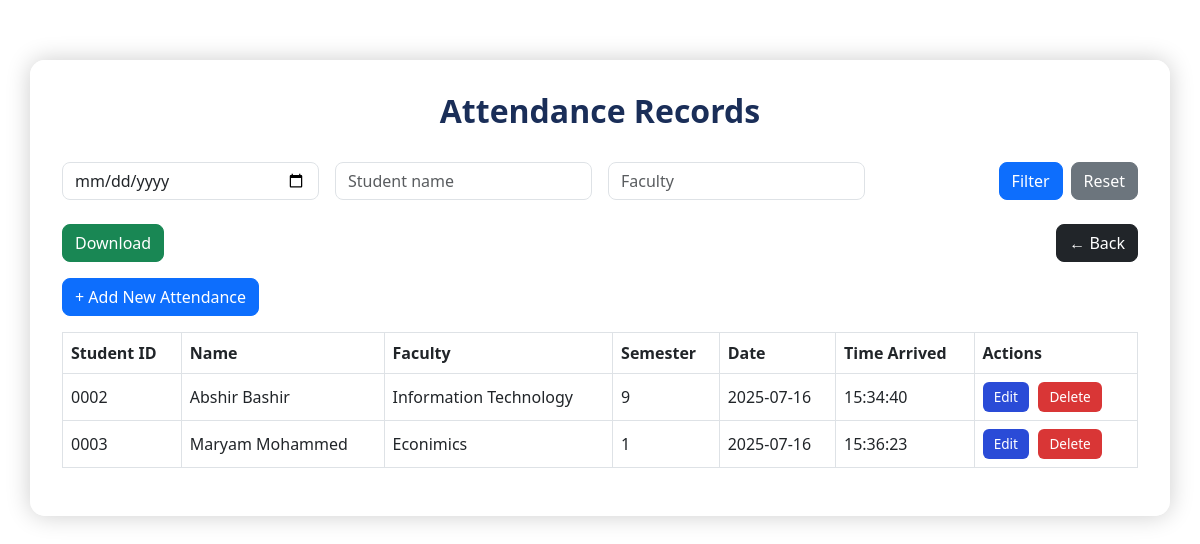
Page /university_attendance/class_attendance/attendance_records.php (signed in) on the committed database.
### tables this page shows
CREATE TABLE `attendance` (
  `id` int(11) NOT NULL,
  `student_id` varchar(50) NOT NULL,
  `student_name` varchar(100) NOT NULL,
  `faculty` varchar(100) NOT NULL,
  `semester` varchar(100) DEFAULT NULL,
  `date` date NOT NULL,
  `teacher_id` int(11) NOT NULL,
  `timestamp` datetime DEFAULT current_timestamp()
);

### university_attendance/class_attendance/attendance_records.php (the view, shortened to what this page needs)
<?php
include "../db.php";
$teacher_id = $_SESSION['teacher_id'];
$filter_date = $_GET['date'] ?? '';
$filter_student = $_GET['student'] ?? '';
$filter_faculty = $_GET['faculty'] ?? '';
$query = "SELECT * FROM attendance WHERE teacher_id = ?";
$params = [$teacher_id];
$types = "i";
$stmt = $conn->prepare($query);
if (!empty($params)) {
    $stmt->bind_param($types, ...$params);
}
$stmt->execute();
$result = $stmt->get_result();
?>
<!DOCTYPE html>
<html lang="en">
<head>
  <link href="https://cdn.jsdelivr.net/npm/bootstrap@5.3.0/dist/css/bootstrap.min.css" rel="stylesheet" />
</head>
<body>
  <div class="container">
    <h2>Attendance Records</h2>
    <form method="GET" class="row g-3 mb-4">
      <div class="col-md-3">
        <input type="date" name="date" value="<?= htmlspecialchars($filter_date) ?>" class="form-control" />
      </div>
      <div class="col-md-3">
        <input type="text" name="student" placeholder="Student name" value="<?= htmlspecialchars($filter_student) ?>" class="form-control" />
      </div>
      <div class="col-md-3">
        <input type="text" name="faculty" placeholder="Faculty" value="<?= htmlspecialchars($filter_faculty) ?>" class="form-control" />
      </div>
      <div class="col-md-3 d-grid gap-2 d-md-flex justify-content-md-end">
        <button type="submit" class="btn btn-primary">Filter</button>
        <a href="attendance_records.php" class="btn btn-secondary">Reset</a>
      </div>
    </form>
    <div class="mb-3 d-flex justify-content-between">
      <a href="export_attendance.php?date=<?=urlencode($filter_date)?>&student=<?=urlencode($filter_student)?>&faculty=<?=urlencode($filter_faculty)?>" class="btn btn-success">Download</a>
      <a href="http://localhost:8080/university_attendance/class_attendance/" class="btn btn-dark">← Back</a>
    </div>
    <button id="showAddRowBtn" class="btn btn-primary add-button">+ Add New Attendance</button>
    <div class="table-responsive">
      <table class="table table-bordered table-hover align-middle" id="attendanceTable">
        <thead>
          <tr>
            <th>Student ID</th>
            <th>Name</th>
            <th>Faculty</th>
            <th>Semester</th>
            <th>Date</th>
            <th>Time Arrived</th>
            <th>Actions</th>
          </tr>
        </thead>
        <tbody>
          <?php while($row = $result->fetch_assoc()): ?>
          <tr data-id="<?= $row['id'] ?>">
            <td class="student_id"><?= htmlspecialchars($row['student_id']) ?></td>
            <td class="student_name"><?= htmlspecialchars($row['student_name']) ?></td>
            <td class="faculty"><?= htmlspecialchars($row['faculty']) ?></td>
            <td class="semester"><?= htmlspecialchars($row['semester']) ?></td>
            <td><?= htmlspecialchars($row['date']) ?></td>
            <td><?= htmlspecialchars(date("H:i:s", strtotime($row['timestamp'] ?? $row['date']))) ?></td>
            <td>
              <button class="btn-edit">Edit</button>
              <button class="btn-delete">Delete</button>
            </td>
          </tr>
          <?php endwhile; ?>
        </tbody>
      </table>
    </div>
  </div>
</body>
</html>

### university_attendance/class_attendance/attendance_records.php (style rules this page uses)
body { background: url('https://hips.hearstapps.com/hmg-prod/images/nature-quotes-landscape-1648265648.jpg?crop=1xw:0.84375xh;center,top&resize=1200:*') no-repeat center center fixed; background-size: cover; font-family: 'Segoe UI', sans-serif; padding-top: 60px; }
.container { background: rgba(255, 255, 255, 0.96); padding: 2rem; border-radius: 15px; box-shadow: 0 0 25px rgba(0,0,0,0.2); }
h2 { font-weight: 700; text-align: center; color: #1a2e58; margin-bottom: 2rem; }
.form-control, .btn { border-radius: 8px; }
.table thead { background-color: #1a2e58; color: white; }
.btn-edit, .btn-delete, .btn-save, .btn-cancel { font-size: 0.85rem; padding: 0.3rem 0.7rem; border-radius: 6px; margin-right: 0.3rem; cursor: pointer; user-select: none; }
.btn-edit { background-color: #2a4bd7; color: white; border: none; }
.btn-delete { background-color: #d93636; color: white; border: none; }
.add-button { margin-bottom: 1rem; }

### rows in the picture
attendance: student "0002", student_name "Abshir Bashir", faculty "Information Technology", semester "9", date "2025-07-16", timestamp "15:34:40"
attendance: student "0003", student_name "Maryam Mohammed", faculty "Econimics", semester "1", date "2025-07-16", timestamp "15:36:23"
